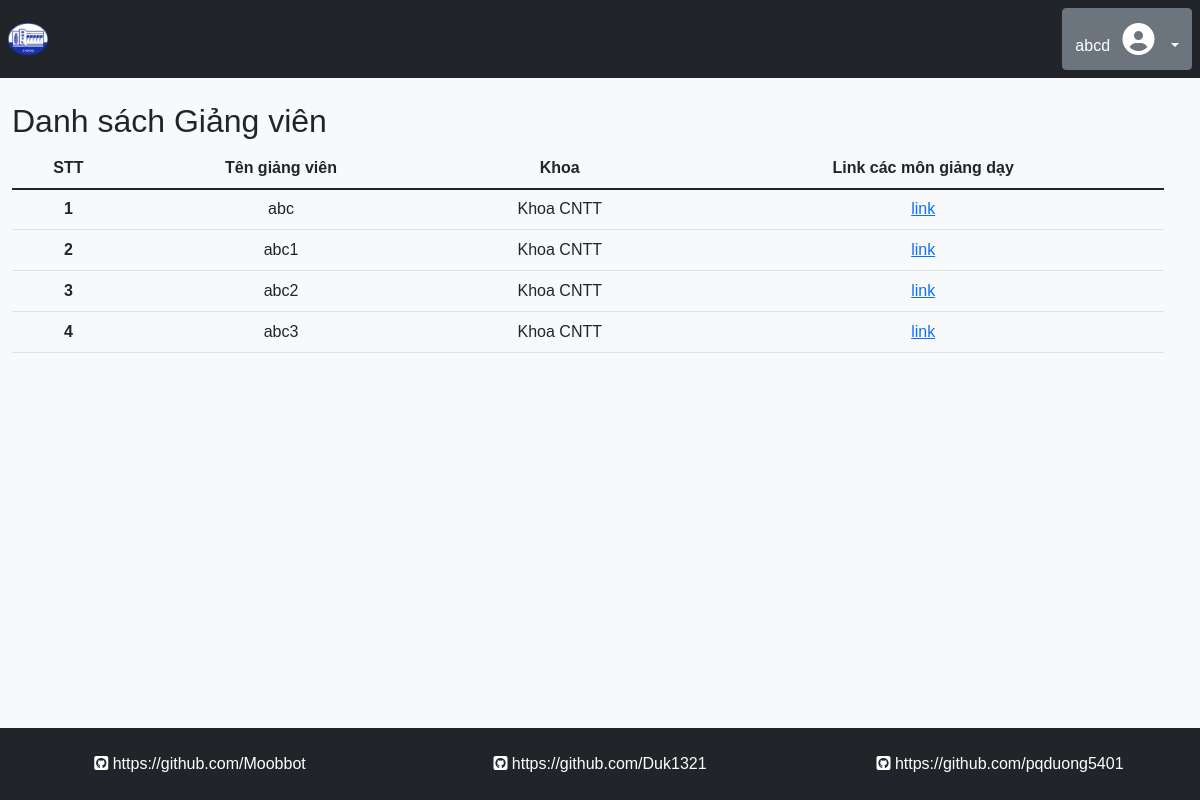
Page / (signed in) on the earlier database version.
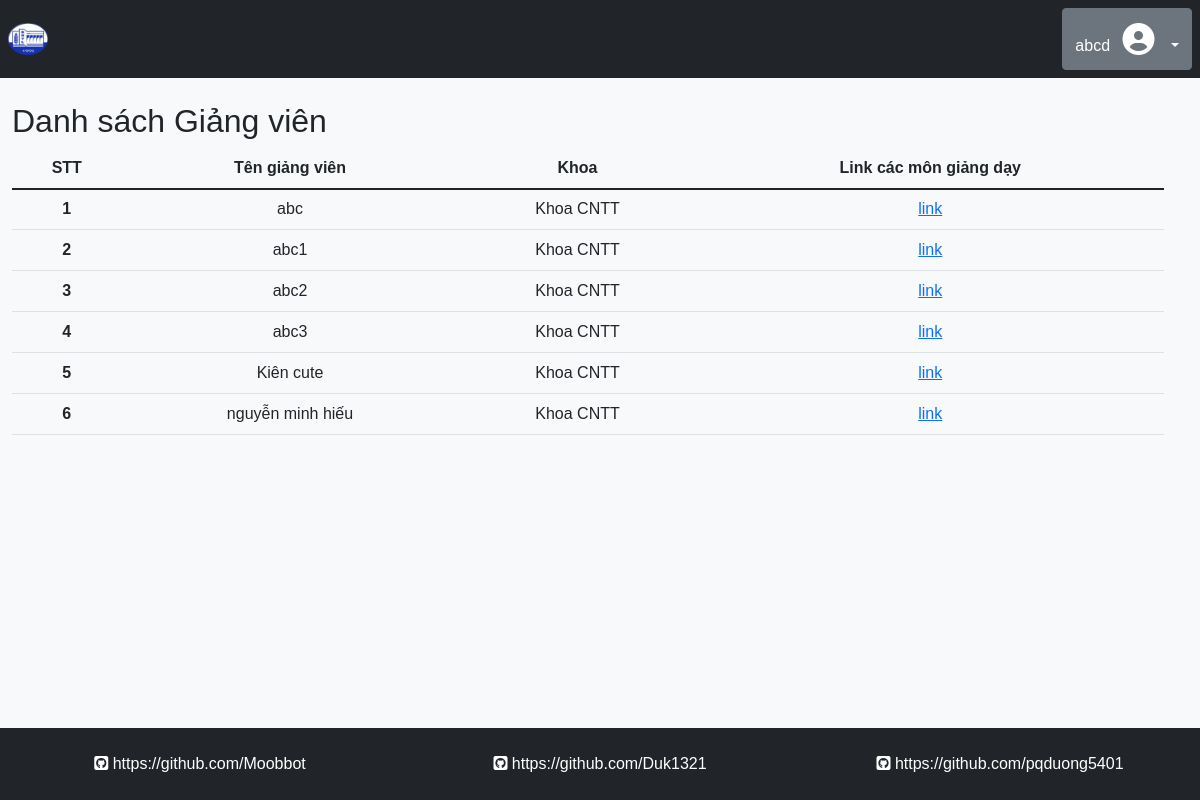
Same page on the later database version.
### tables this page shows
CREATE TABLE `db_user_inf` (
  `ID` int(10) UNSIGNED NOT NULL,
  `User_FullName` varchar(200) NOT NULL,
  `User_Position` varchar(100) NOT NULL,
  `User_Phone` varchar(100) NOT NULL,
  `office_id` int(10) UNSIGNED DEFAULT NULL
);

CREATE TABLE `db_offices` (
  `office_id` int(10) UNSIGNED NOT NULL,
  `office_name` varchar(200) NOT NULL,
  `office_phone` varchar(12) NOT NULL,
  `office_email` varchar(100) NOT NULL,
  `office_website` varchar(100) DEFAULT NULL,
  `office_address` varchar(255) NOT NULL,
  `office_parent` int(10) UNSIGNED DEFAULT NULL
);

### Student/index.php (the view)
<?php include './reuse/config.php'; ?>
<div class="row">
    <div class="col-md-12">
        <h2>Danh sách Giảng viên</h2>
        <table class="table text-center">
            <thead>
                <tr>
                    <th>
                        STT
                    </th>
                    <th>
                        Tên giảng viên
                    </th>
                    <th>
                        Khoa
                    </th>
                    <th>
                        Link các môn giảng dạy
                    </th>
                </tr>
            </thead>
            <tbody>
                <tr>
                    <?php
                    $sql = "SELECT ID, User_FullName, office_name  FROM db_user_inf, db_users, db_offices  WHERE db_users.user_level = '1' AND db_user_inf.ID = db_users.user_id AND db_offices.office_id = db_user_inf.office_id ;";
                    $result = mysqli_query($conn, $sql);
                    $STT = 0;
                    if ($result->num_rows > 0) {
                        while ($row = $result->fetch_assoc()) {
                            $STT += 1;
                            echo '<tr>';
                            echo '<th scope="row">' . $STT . '</th>';
                            echo '<td>' . $row['User_FullName'] . '</td>';
                            echo '<td>' . $row['office_name'] . '</td>';
                            echo '<td>' . '<a href="./subject/index.php?id=' . $row['ID'] . '">link</a>' . '</td>';
                            echo '</tr>';
                        }
                    } else {
                        echo '<th>Không có giáo viên nào</th>';
                    }
                    ?>
                </tr>
            </tbody>
        </table>
    </div>
</div>

### reuse/header.php (shortened to what this page needs)
<!DOCTYPE html>
<html lang="en">
<head>
    <link href="https://cdn.jsdelivr.net/npm/bootstrap@5.1.3/dist/css/bootstrap.min.css" rel="stylesheet"
>
    <link rel="stylesheet" href="http://localhost/BTL_CNW/assets/css/bootstrap.min.css">
    <link rel="stylesheet" href="http://localhost/BTL_CNW/assets/style.css">
</head>
<body class="position-relative min-vh-100 bg-light">

### index.php (shortened to what this page needs)
<?php include 'reuse/header.php' ?>
<div class="container-fluid px-0">
    <?php
    include './reuse/header_body.php';
    ?>
    <?php
    if (empty($_SESSION['current_user'])) {
    ?>
    <img src="./assets/img/img_index.jfif" alt="" class="w-100 vh-100">
    <?php
    } else {
    ?>
    <Section>
        <div class="row p-0 m-0 mt-4">
            <?php
                if ($currentUser['user_level'] == 2) {
                    include './student/index.php';
                }
                ?>
        </div>
    </Section>
    <?php } ?>
    <?php include './reuse/footer_body.php' ?>
</div>
<?php include 'reuse/footer.php' ?>

### reuse/header_body.php (shortened to what this page needs)
<header class="bg-dark text-white p-2">
    <div class="container-fluid p-0 m-0">
        <div class="d-flex flex-wrap align-items-center justify-content-between">
            <a href="http://localhost/BTL_CNW/" class="d-flex align-items-center mb-md-0 text-start">
                <img src="http://localhost/BTL_CNW/assets/img/logo.png" alt="" width="40" height="32"
                    class="d-inline-block align-text-top p-0 m-0 me-2">
            </a>
            <?php
            if (empty($_SESSION['current_user'])) {
            ?>
            <div class="text-end">
                <a href="http://localhost/BTL_CNW/login/index.php" class="btn btn-outline-light me-2">Login</a>
                <a href="http://localhost/BTL_CNW/signup/index.php" class="btn btn-warning me-2">Sign-up</a>
            </div>
            <?php
            } else {
                $currentUser = $_SESSION['current_user'];
            ?>
            <div class="text-end">
                <div class="dropdown">
                    <button class="btn btn-secondary dropdown-toggle" type="button" id="dropdownMenuButton1"
                        data-bs-toggle="dropdown" aria-expanded="false">
                        <?php
                            echo $currentUser['User_FullName'];
                            ?>
                        <i class="fa fa-user-circle fa-w-16 fa-2x p-2" aria-hidden="true"></i>
                    </button>
                </div>
            </div>
            <?php
            }
            ?>
        </div>
    </div>
</header>

### reuse/footer_body.php
<footer class="row bg-dark position-absolute bottom-0 start-0 end-0 m-0 text-white text-center">
    <div class="col p-4">
        <i class="fab fa-github-square"></i>
        <a href="https://github.com/Moobbot" class="col-3 text-decoration-none text-white">
            https://github.com/Moobbot</a>
    </div>
    <div class="col p-4">
        <i class="fab fa-github-square"></i>
        <a href="https://github.com/Duk1321" class="col-3 text-decoration-none text-white">
            https://github.com/Duk1321</a>
    </div>
    <div class="col p-4">
        <i class="fab fa-github-square"></i>
        <a href="https://github.com/pqduong5401" class="col-3 text-decoration-none text-white">
            https://github.com/pqduong5401</a>
    </div>
</footer>

### reuse/footer.php (shortened to what this page needs)
    <link href="https://cdn.jsdelivr.net/npm/bootstrap@5.1.3/dist/css/bootstrap.min.css" rel="stylesheet"
>
    </body>
    </html>

### assets/style.css (style rules this page uses)
*, html { margin: 0; padding: 0; list-style-type: none; font-family: Arial, Helvetica, sans-serif; }

Differences in the rows shown:
added db_user_inf: User_FullName "Kiên cute", office.office_name "Khoa CNTT"
added db_user_inf: User_FullName "nguyễn minh hiếu", office.office_name "Khoa CNTT"
